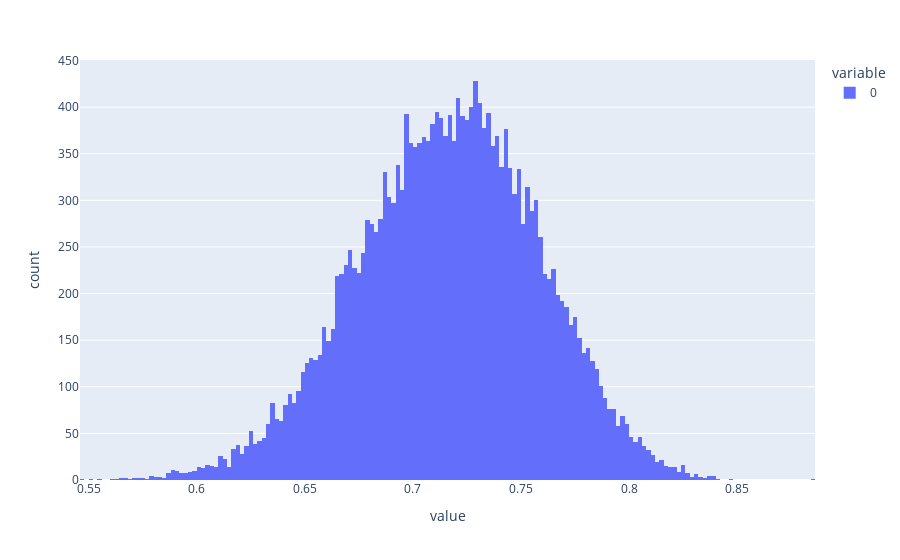

The notebook cell saved with this chart:
### Code cell
histo = px.histogram(sample)
histo.show()

### Figure 1 — Plotly figure (JSON) as saved in the notebook; plotly's stock layout.template omitted (floating-point values rounded to 4 significant figures; data arrays with more than 128 entries replaced by an {"elided": "..."} marker saying what was removed)
{"data": [{"alignmentgroup": "True", "bingroup": "x", "hovertemplate": "variable=0<br>value=%{x}<br>count=%{y}<extra></extra>", "legendgroup": "0", "marker": {"color": "#636efa", "pattern": {"shape": ""}}, "name": "0", "offsetgroup": "0", "orientation": "v", "showlegend": true, "type": "histogram", "x": {"elided": "21255 float values"}, "xaxis": "x", "yaxis": "y"}], "layout": {"autosize": true, "barmode": "relative", "legend": {"title": {"text": "variable"}, "tracegroupgap": 0}, "margin": {"t": 60}, "xaxis": {"anchor": "y", "autorange": true, "domain": [0, 1], "range": [0.546, 0.886], "title": {"text": "value"}, "type": "linear"}, "yaxis": {"anchor": "x", "autorange": true, "domain": [0, 1], "range": [0, 450.5], "title": {"text": "count"}}}}
